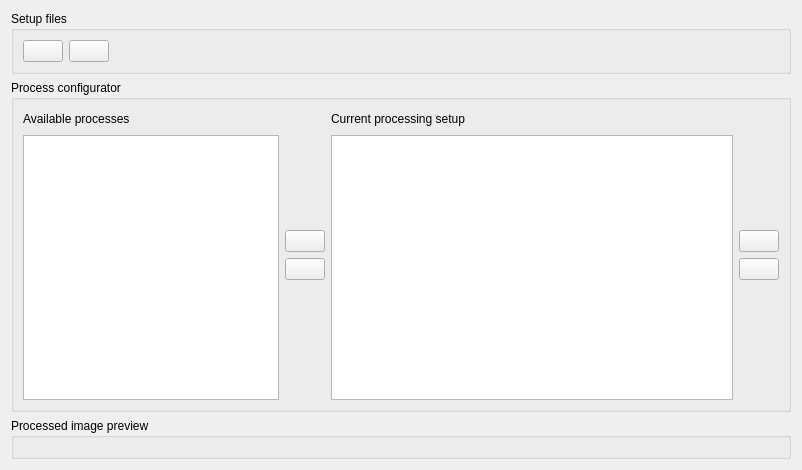
<?xml version="1.0" encoding="UTF-8"?>
<ui version="4.0">
 <class>Configurator</class>
 <widget class="QWidget" name="Configurator">
  <property name="geometry">
   <rect>
    <x>0</x>
    <y>0</y>
    <width>802</width>
    <height>470</height>
   </rect>
  </property>
  <property name="windowTitle">
   <string>Process configurator</string>
  </property>
  <layout class="QGridLayout" name="gridLayout">
   <item row="0" column="0">
    <layout class="QVBoxLayout" name="verticalLayout_5">
     <item>
      <widget class="QGroupBox" name="groupBox_3">
       <property name="title">
        <string>Setup files</string>
       </property>
       <layout class="QGridLayout" name="gridLayout_3">
        <item row="0" column="0">
         <layout class="QHBoxLayout" name="horizontalLayout">
          <item>
           <widget class="QPushButton" name="load">
            <property name="text">
             <string/>
            </property>
           </widget>
          </item>
          <item>
           <widget class="QPushButton" name="store">
            <property name="text">
             <string/>
            </property>
           </widget>
          </item>
          <item>
           <spacer name="horizontalSpacer_3">
            <property name="orientation">
             <enum>Qt::Horizontal</enum>
            </property>
            <property name="sizeHint" stdset="0">
             <size>
              <width>40</width>
              <height>20</height>
             </size>
            </property>
           </spacer>
          </item>
         </layout>
        </item>
       </layout>
      </widget>
     </item>
     <item>
      <widget class="QGroupBox" name="groupBox">
       <property name="title">
        <string>Process configurator</string>
       </property>
       <layout class="QHBoxLayout" name="horizontalLayout_3" stretch="0,0,1,0">
        <property name="leftMargin">
         <number>9</number>
        </property>
        <item>
         <layout class="QHBoxLayout" name="horizontalLayout_2">
          <item>
           <layout class="QVBoxLayout" name="verticalLayout_3">
            <item>
             <layout class="QHBoxLayout" name="horizontalLayout_4">
              <item>
               <widget class="QLabel" name="label">
                <property name="text">
                 <string>Available processes</string>
                </property>
               </widget>
              </item>
              <item>
               <spacer name="horizontalSpacer">
                <property name="orientation">
                 <enum>Qt::Horizontal</enum>
                </property>
                <property name="sizeHint" stdset="0">
                 <size>
                  <width>40</width>
                  <height>20</height>
                 </size>
                </property>
               </spacer>
              </item>
             </layout>
            </item>
            <item>
             <widget class="QListWidget" name="options">
              <property name="sizePolicy">
               <sizepolicy hsizetype="Expanding" vsizetype="Expanding">
                <horstretch>0</horstretch>
                <verstretch>0</verstretch>
               </sizepolicy>
              </property>
             </widget>
            </item>
           </layout>
          </item>
         </layout>
        </item>
        <item>
         <layout class="QVBoxLayout" name="verticalLayout">
          <item>
           <spacer name="verticalSpacer">
            <property name="orientation">
             <enum>Qt::Vertical</enum>
            </property>
            <property name="sizeHint" stdset="0">
             <size>
              <width>20</width>
              <height>40</height>
             </size>
            </property>
           </spacer>
          </item>
          <item>
           <widget class="QPushButton" name="add">
            <property name="text">
             <string/>
            </property>
           </widget>
          </item>
          <item>
           <widget class="QPushButton" name="remove">
            <property name="text">
             <string/>
            </property>
           </widget>
          </item>
          <item>
           <spacer name="verticalSpacer_2">
            <property name="orientation">
             <enum>Qt::Vertical</enum>
            </property>
            <property name="sizeHint" stdset="0">
             <size>
              <width>20</width>
              <height>40</height>
             </size>
            </property>
           </spacer>
          </item>
         </layout>
        </item>
        <item>
         <layout class="QVBoxLayout" name="verticalLayout_4">
          <item>
           <layout class="QHBoxLayout" name="horizontalLayout_5">
            <item>
             <widget class="QLabel" name="label_2">
              <property name="text">
               <string>Current processing setup</string>
              </property>
             </widget>
            </item>
            <item>
             <spacer name="horizontalSpacer_2">
              <property name="orientation">
               <enum>Qt::Horizontal</enum>
              </property>
              <property name="sizeHint" stdset="0">
               <size>
                <width>40</width>
                <height>20</height>
               </size>
              </property>
             </spacer>
            </item>
           </layout>
          </item>
          <item>
           <widget class="QTreeView" name="tree"/>
          </item>
         </layout>
        </item>
        <item>
         <layout class="QVBoxLayout" name="verticalLayout_2">
          <item>
           <spacer name="verticalSpacer_3">
            <property name="orientation">
             <enum>Qt::Vertical</enum>
            </property>
            <property name="sizeHint" stdset="0">
             <size>
              <width>20</width>
              <height>40</height>
             </size>
            </property>
           </spacer>
          </item>
          <item>
           <widget class="QPushButton" name="up">
            <property name="sizePolicy">
             <sizepolicy hsizetype="Minimum" vsizetype="Fixed">
              <horstretch>0</horstretch>
              <verstretch>0</verstretch>
             </sizepolicy>
            </property>
            <property name="text">
             <string/>
            </property>
           </widget>
          </item>
          <item>
           <widget class="QPushButton" name="down">
            <property name="text">
             <string/>
            </property>
           </widget>
          </item>
          <item>
           <spacer name="verticalSpacer_4">
            <property name="orientation">
             <enum>Qt::Vertical</enum>
            </property>
            <property name="sizeHint" stdset="0">
             <size>
              <width>20</width>
              <height>40</height>
             </size>
            </property>
           </spacer>
          </item>
         </layout>
        </item>
       </layout>
      </widget>
     </item>
    </layout>
   </item>
   <item row="1" column="0">
    <widget class="QGroupBox" name="groupBox_2">
     <property name="title">
      <string>Processed image preview</string>
     </property>
     <layout class="QGridLayout" name="gridLayout_4">
      <item row="0" column="0">
       <layout class="QGridLayout" name="previewLayout"/>
      </item>
     </layout>
    </widget>
   </item>
  </layout>
 </widget>
 <resources/>
 <connections/>
</ui>
